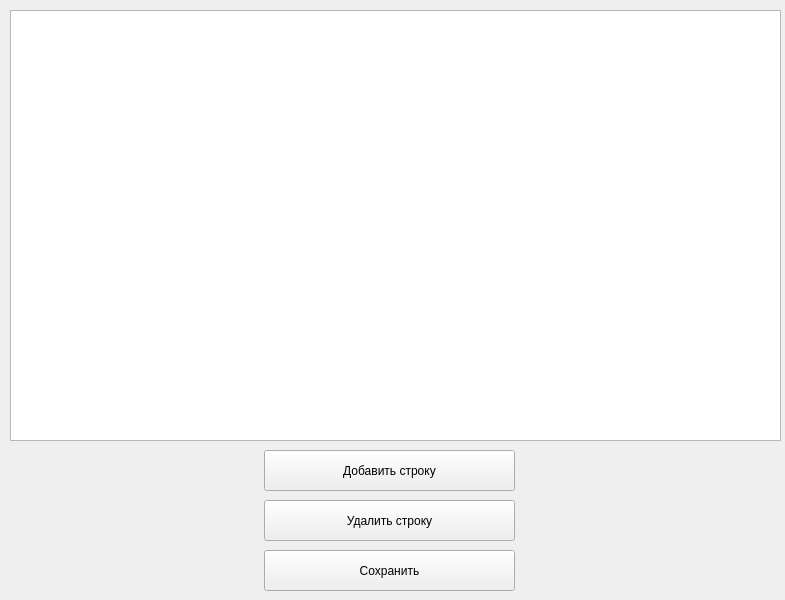
<?xml version="1.0" encoding="UTF-8"?>
<ui version="4.0">
 <class>Form</class>
 <widget class="QWidget" name="Form">
  <property name="geometry">
   <rect>
    <x>0</x>
    <y>0</y>
    <width>785</width>
    <height>600</height>
   </rect>
  </property>
  <property name="windowTitle">
   <string>Form</string>
  </property>
  <widget class="QPushButton" name="pushButton">
   <property name="geometry">
    <rect>
     <x>264</x>
     <y>450</y>
     <width>251</width>
     <height>41</height>
    </rect>
   </property>
   <property name="text">
    <string>Добавить строку</string>
   </property>
  </widget>
  <widget class="QPushButton" name="pushButton_2">
   <property name="geometry">
    <rect>
     <x>264</x>
     <y>500</y>
     <width>251</width>
     <height>41</height>
    </rect>
   </property>
   <property name="text">
    <string>Удалить строку</string>
   </property>
  </widget>
  <widget class="QPushButton" name="pushButton_3">
   <property name="geometry">
    <rect>
     <x>264</x>
     <y>550</y>
     <width>251</width>
     <height>41</height>
    </rect>
   </property>
   <property name="text">
    <string>Сохранить</string>
   </property>
  </widget>
  <widget class="QTableWidget" name="tableWidget">
   <property name="geometry">
    <rect>
     <x>10</x>
     <y>10</y>
     <width>771</width>
     <height>431</height>
    </rect>
   </property>
  </widget>
 </widget>
 <resources/>
 <connections/>
</ui>
